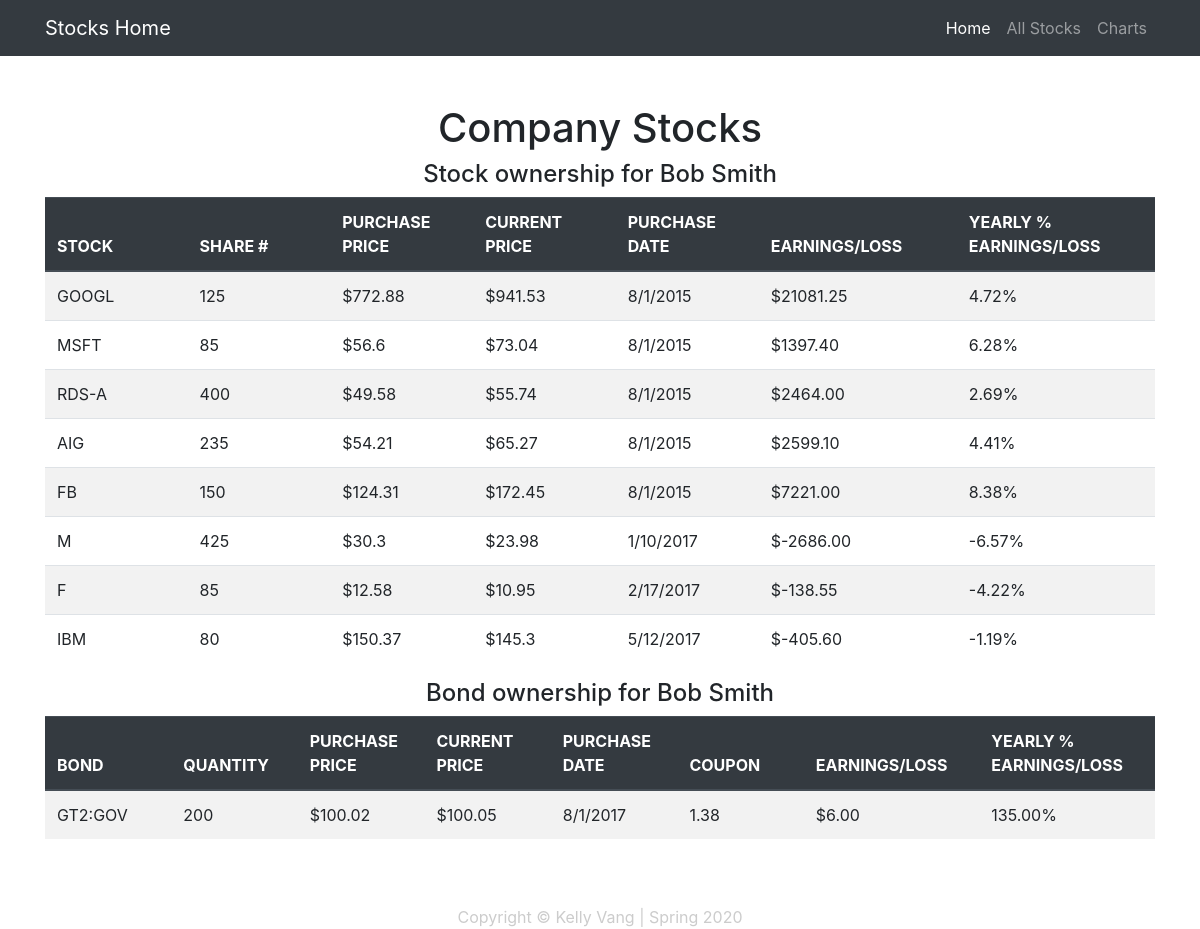
Page /allstocks/ on the committed database.
### stocksApp/models.py (models this page shows, shortened)
class Investor(models.Model):
    investor_id = models.AutoField(db_column='investor_id', primary_key=True, blank=True, null=False)
    name = models.TextField(blank=True, null=True)
    address = models.TextField(blank=True, null=True)
    phone = models.TextField(blank=True, null=True)
    class Meta:
        managed = False
        db_table = 'Investor'

class Stock(models.Model):
    stock_id = models.AutoField(db_column='stock_id', primary_key=True, blank=True, null=False)
    investor_id = models.IntegerField(blank=True, null=True)
    stock_symbol = models.TextField(blank=True, null=True)
    no_shares = models.IntegerField(blank=True, null=True)
    purchase_price = models.FloatField(blank=True, null=True)
    current_price = models.FloatField(blank=True, null=True)
    purchase_date = models.TextField(blank=True, null=True)
    class Meta:
        managed = False
        db_table = 'Stock'
    def calculate_earnings(self):
        return (self.current_price - self.purchase_price) * self.no_shares
    def calculate_earnings_rate(self):
        return ((self.current_price - self.purchase_price)/self.purchase_price)
    def calculate_percentage_yield(self):
        pur_date = (d.datetime.strptime(self.purchase_date, '%m/%d/%Y')).date()
        today = (d.datetime.today()).date()
        return ((self.calculate_earnings_rate())/((today - pur_date).days/365))*100

class Bond(models.Model):
    bond_id = models.AutoField(db_column='bond_id', primary_key=True, blank=True, null=False)
    investor_id = models.IntegerField(blank=True, null=True)
    bond_symbol = models.TextField(blank=True, null=True)
    no_shares = models.IntegerField(blank=True, null=True)
    purchase_price = models.FloatField(blank=True, null=True)
    current_price = models.FloatField(blank=True, null=True)
    purchase_date = models.TextField(blank=True, null=True)
    coupon = models.FloatField(blank=True, null=True)
    yield_field = models.FloatField(db_column='yield', blank=True, null=True)
    class Meta:
        managed = False
        db_table = 'Bond'
    def calculate_earnings(self):
        return (self.current_price - self.purchase_price) * self.no_shares

### stocksApp/views.py (the view)
# urls.py: path('allstocks/', views.allstocks, name='allstocks'),
def allstocks(request):
    investorData = Investor.objects.get(investor_id=1)
    bondData = Bond.objects.get(bond_id=1)
    stockData = Stock.objects.all()
    context = {'investor': investorData, 'bond': bondData, 'stocks': stockData}
    return render(request, 'allstocks.html', context)

### stocksApp/templates/allstocks.html
{% extends "base.html" %}
{% block content %}
  <div class="container">
    <div class="row">
      <div class="col-lg-12 text-center">
        <h1 class="mt-5">Company Stocks</h1>
        <h4>Stock ownership for {{investor.name}}</h4>
        <table cellspacing="0" cellpadding="0" class="table table-hover table-striped">
          <thead class="thead-dark">
            <tr>
                <th>STOCK</th>
                <th>SHARE #</th>
                <th>PURCHASE PRICE</th>
                <th>CURRENT PRICE</th>
                <th>PURCHASE DATE</th>
                <th>EARNINGS/LOSS</th>
                <th>YEARLY % EARNINGS/LOSS</th>
            </tr>
          </thead>
          <tbody>
            {% for stock in stocks %}
                <tr>
                    <td>{{stock.stock_symbol}}</td>
                    <td>{{stock.no_shares}}</td>
                    <td>${{stock.purchase_price}}</td>
                    <td>${{stock.current_price}}</td>
                    <td>{{stock.purchase_date}}</td>
                    <td>${{stock.calculate_earnings | floatformat:2}}</td>
                    <td>{{stock.calculate_percentage_yield | floatformat:2}}%</td>
                </tr>
            {% endfor %}
          </tbody>
        </table>
        <h4>Bond ownership for {{investor.name}}</h4>
        <table cellspacing="0" cellpadding="0" class="table table-hover table-striped">
          <thead class="thead-dark">
            <tr>
                <th>BOND</th>
                <th>QUANTITY</th>
                <th>PURCHASE PRICE</th>
                <th>CURRENT PRICE</th>
                <th>PURCHASE DATE</th>
                <th>COUPON</th>
                <th>EARNINGS/LOSS</th>
                <th>YEARLY % EARNINGS/LOSS</th>
            </tr>
            </thead>
            <tbody>
              <tr>
                  <td>{{bond.bond_symbol}}</td>
                  <td>{{bond.no_shares}}</td>
                  <td>${{bond.purchase_price|floatformat:2}}</td>
                  <td>${{bond.current_price|floatformat:2}}</td>
                  <td>{{bond.purchase_date}}</td>
                  <td>{{bond.coupon|floatformat:2}}</td>
                  <td>${{bond.calculate_earnings|floatformat:2}}</td>
                  <td>{{bond.yield_field}}</td>
              </tr>
            </tbody>
        </table>
      </div>
    </div>
  </div>
{% endblock content %}

### stocksApp/templates/base.html (shortened to what this page needs)
{% load static %}
<!DOCTYPE html>
<html lang="en">
<head>
  <link href="{% static 'vendor/bootstrap/css/bootstrap.min.css'%}" rel="stylesheet">
  <link href="{% static 'css/main.css'%}" rel="stylesheet">
</head>
<body>
  <nav class="navbar navbar-expand-lg navbar-dark bg-dark static-top">
    <div class="container">
      <a class="navbar-brand" href="/">Stocks Home</a>
     <div class="collapse navbar-collapse" id="navbarResponsive">
        <ul class="navbar-nav ml-auto">
          <li class="nav-item active">
            <a class="nav-link" href="/">Home
            </a>
          </li>
          <li class="nav-item">
            <a class="nav-link" href="/allstocks/">All Stocks</a>
          </li>
          <li class="nav-item">
            <a class="nav-link" href="/charts/">Charts</a>
          </li>
        </ul>
      </div>
    </div>
  </nav>
  {% block content %}
  {% endblock content %}
    <div class="container" style="margin-top:50px; color:#ccc">
      <p class="m-0 text-center">Copyright &copy; Kelly Vang | Spring 2020</p>
    </div>
</body>
</html>

### stocksApp/static/css/main.css (style rules this page uses)
body { text-align: center; }
table { margin-left:auto; margin-right:auto; margin-bottom:30px; }
th { width:7em; border-bottom: 1px solid black; text-align:left; vertical-align: bottom; padding-right:20px; }
td { padding-right: 20px; text-align: left; }
a { text-decoration: none; }

### rows in the picture
Investor: name "Bob Smith"
Stock: stock_symbol "GOOGL", no_shares "125", purchase_price "772.88", current_price "941.53", purchase_date "8/1/2015", calculate_earnings "21081.25", calculate_percentage_yield "4.72"
Stock: stock_symbol "MSFT", no_shares "85", purchase_price "56.6", current_price "73.04", purchase_date "8/1/2015", calculate_earnings "1397.40", calculate_percentage_yield "6.28"
Stock: stock_symbol "RDS-A", no_shares "400", purchase_price "49.58", current_price "55.74", purchase_date "8/1/2015", calculate_earnings "2464.00", calculate_percentage_yield "2.69"
Stock: stock_symbol "AIG", no_shares "235", purchase_price "54.21", current_price "65.27", purchase_date "8/1/2015", calculate_earnings "2599.10", calculate_percentage_yield "4.41"
Stock: stock_symbol "FB", no_shares "150", purchase_price "124.31", current_price "172.45", purchase_date "8/1/2015", calculate_earnings "7221.00", calculate_percentage_yield "8.38"
Stock: stock_symbol "M", no_shares "425", purchase_price "30.3", current_price "23.98", purchase_date "1/10/2017", calculate_earnings "-2686.00", calculate_percentage_yield "-6.57"
Stock: stock_symbol "F", no_shares "85", purchase_price "12.58", current_price "10.95", purchase_date "2/17/2017", calculate_earnings "-138.55", calculate_percentage_yield "-4.22"
Stock: stock_symbol "IBM", no_shares "80", purchase_price "150.37", current_price "145.3", purchase_date "5/12/2017", calculate_earnings "-405.60", calculate_percentage_yield "-1.19"
Bond: bond_symbol "GT2:GOV", no_shares "200", purchase_price "100.02", current_price "100.05", purchase_date "8/1/2017", coupon "1.38", calculate_earnings "6.00", yield_field "135.00%"
